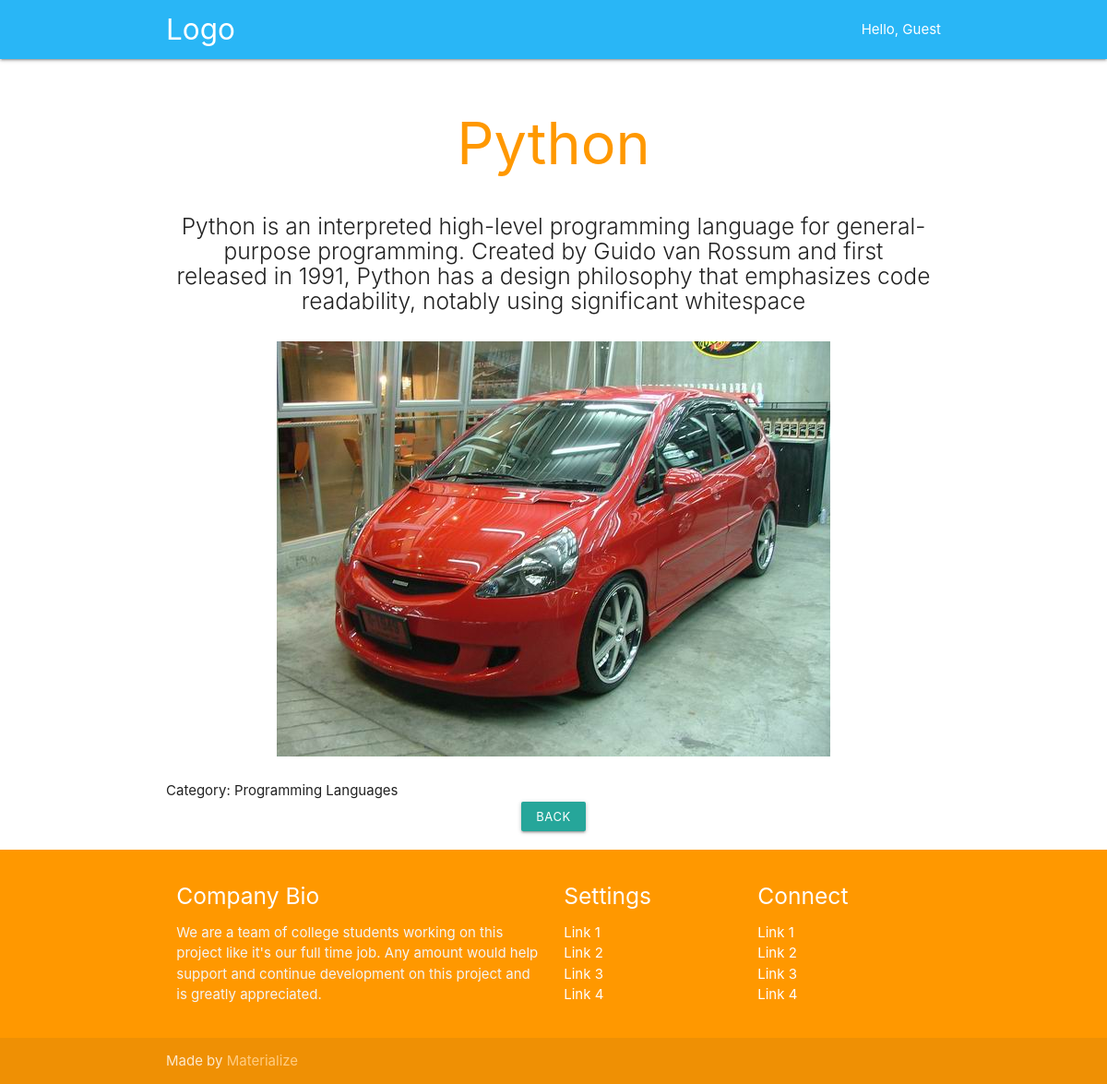
/item/2/, run on the app's committed database.
### pdb_app/models.py (models this page shows, shortened)
class Item(models.Model):
    name = models.CharField(max_length=50)
    description = models.TextField()
    image = models.ImageField(blank=True, null=True, upload_to='uploads/%Y/%m/')
    category = models.ForeignKey(Category, on_delete=models.DO_NOTHING)
    created_at = models.DateTimeField(auto_now_add=True)
    updated_at = models.DateTimeField(auto_now=True)
    class Meta:
        db_table = "items"

class Category(models.Model):
    name = models.CharField(max_length=50)
    class Meta:
        db_table = "categories"
        verbose_name_plural = "categories"
    def __str__(self):
        return self.name

### pdb_app/views.py (the view)
# urls.py: path('item/<int:id>/', views.detail, name='detail'),
def detail(request, id):
    template = loader.get_template('pdb_app/detail.html')
    item = get_object_or_404(Item, id=id)
    context = {
        'name': 'sukjsiosan',
        'item': item,
    }
    return HttpResponse(template.render(context, request))

### pdb_app/templates/pdb_app/detail.html (shortened to what this page needs)
{% extends 'pdb_app/base.html' %}
{% block pagetitle %}{{item.name}}{% endblock pagetitle %}
{% block description %}{{item.description}}{% endblock description %}
{% block content %}
    {% if item.image != None %}
    <div class="row center">
        <img class="responsive-img" src="{{ item.image.url }}" alt="Logo">
    </div>
    {% endif %}
    Category: {{ item.category }}
    <div class="row center">
        <a href="{% url 'index' %}" class="waves-effect waves-light btn-small">Back</a>
    </div>
{% endblock content %}

### data on the page
Item: name "Python", description "Python is an interpreted high-level programming language for general-purpose programming. Created by Guido van Rossum and first released in 1991, Python has a design philosophy that emphasizes code readability, notably using significant whitespace", image (picture), category "Programming Languages"
